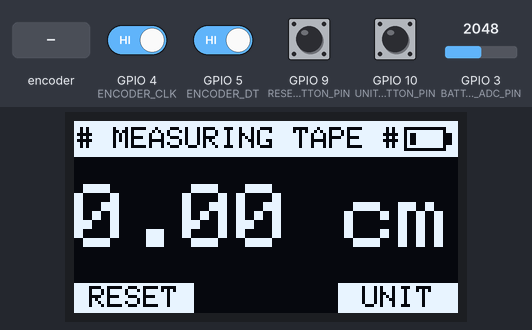
Recording of a sketch running on a simulated ESP32-C3. Shown: 128×64 one-colour display. The test bench sets the inputs (shaded band); at power-on: GPIO 4 (ENCODER_CLK), GPIO 5 (ENCODER_DT), GPIO 9 (RESET_BUTTON_PIN), GPIO 10 (UNIT_BUTTON_PIN) HIGH, GPIO 3 (BATTERY_ADC_PIN) = 2048 (analog values on the 0–4095 scale). What the sketch prints to the serial monitor is not drawn.

Above: at 4.0 s.
4.1 s: GPIO 10 (UNIT_BUTTON_PIN) pulled LOW for 1 s
At 6.0 s:
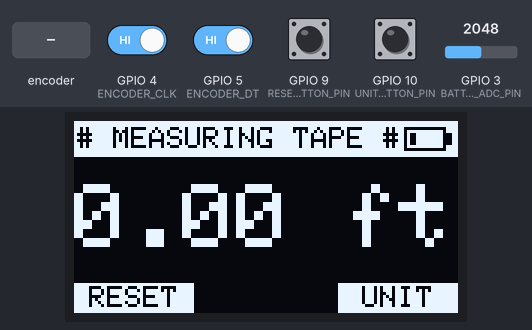
6.6 s: GPIO 9 (RESET_BUTTON_PIN) pulled LOW for 3.2 s
At 9.75 s:
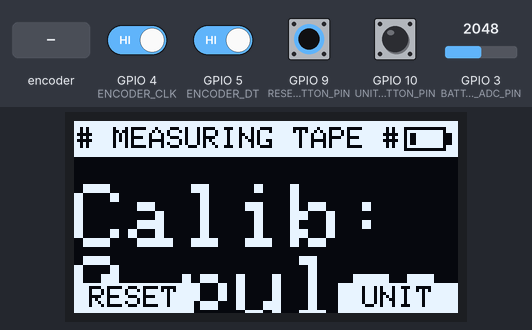
11.3 s: rotary encoder on GPIO 4 (ENCODER_CLK) / GPIO 5 (ENCODER_DT) turned 3 steps (first pin leading)
At 12.1 s:
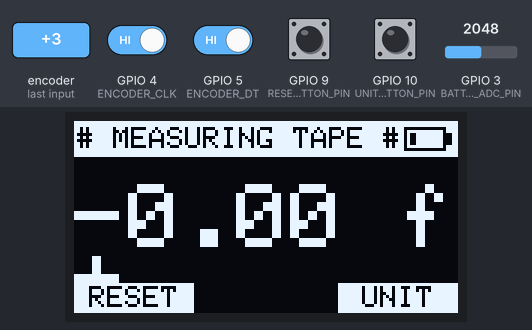
13.4 s: GPIO 3 (BATTERY_ADC_PIN) set to 2866
At 14.6 s:
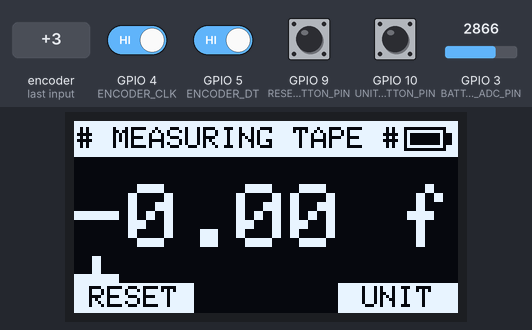
14.9 s: GPIO 9 (RESET_BUTTON_PIN) pulled LOW for 0.15 s
At 16.3 s:
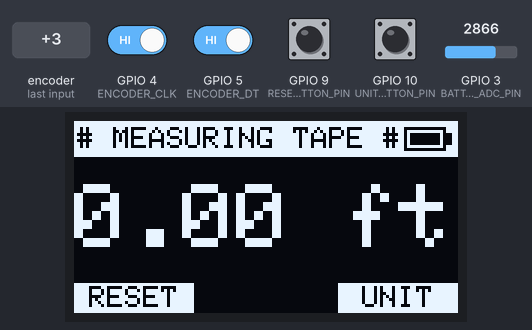
16.6 s: GPIO 10 (UNIT_BUTTON_PIN) pulled LOW for 0.15 s
At 17.4 s:
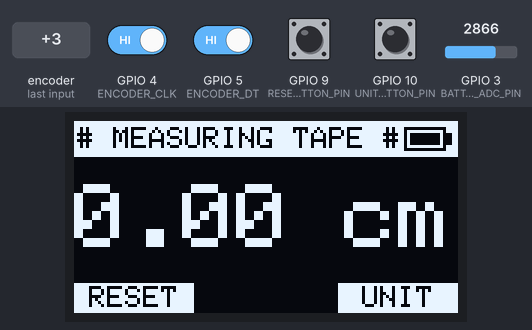
Timing chart, 0 to 19.2 s (numbered marks = the images above; inputs shaded):
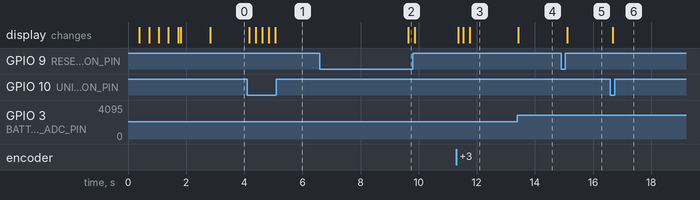

The sketch:

final2.ino
```cpp
#include <Wire.h>
#include <Adafruit_GFX.h>
#include <Adafruit_SSD1306.h>

// OLED config
#define SCREEN_WIDTH 128
#define SCREEN_HEIGHT 64
#define OLED_RESET    -1
Adafruit_SSD1306 display(SCREEN_WIDTH, SCREEN_HEIGHT, &Wire, OLED_RESET);

// Encoder pins (3-pin encoder)
#define ENCODER_CLK 4
#define ENCODER_DT  5

// Push buttons
#define RESET_BUTTON_PIN 9
#define UNIT_BUTTON_PIN 10

// ADC pin for battery voltage measurement
#define BATTERY_ADC_PIN 3

// Resistor values for voltage divider
const float R1 = 100000.0; // resistor connected to battery +
const float R2 = 100000.0; // resistor connected to GND

// Measurement variables
volatile int encoderPos = 0;
float measurement = 0.0; // cm based
int lastClkState;

// Units enum
enum Unit { CM, METER, FOOT };
Unit currentUnit = CM;

// Debounce
unsigned long lastResetPress = 0;
unsigned long lastUnitPress = 0;
const unsigned long debounceDelay = 200;

// Calibration variables
bool calibrationMode = false;
unsigned long resetButtonHoldStart = 0;
const unsigned long holdThreshold = 3000; // 3 seconds hold for calibration start

// Distance per pulse, default guess value (will be calibrated)
float DIST_PER_PULSE = 0.01; // cm per pulse, adjust with calibration

void setup() {
  Serial.begin(115200);

  // Encoder setup
  pinMode(ENCODER_CLK, INPUT_PULLUP);
  pinMode(ENCODER_DT, INPUT_PULLUP);
  lastClkState = digitalRead(ENCODER_CLK);

  // Buttons setup
  pinMode(RESET_BUTTON_PIN, INPUT_PULLUP);
  pinMode(UNIT_BUTTON_PIN, INPUT_PULLUP);

  // ADC pin setup
  analogReadResolution(12); // 12-bit ADC for ESP32-C3

  // OLED setup
  Wire.begin(6, 7); // SDA, SCL for ESP32-C3
  if (!display.begin(SSD1306_SWITCHCAPVCC, 0x3C)) {
    Serial.println("SSD1306 allocation failed");
    for (;;);
  }

  display.clearDisplay();
  display.setTextColor(SSD1306_WHITE);

  showSplashScreen();
}

void loop() {
  readEncoder();
  handleButtons();
  displayMeasurement();
  delay(30);
}

// Splash screen
void showSplashScreen() {
  display.clearDisplay();
  display.fillScreen(SSD1306_WHITE);

  display.setTextColor(SSD1306_BLACK);
  display.setTextSize(4);

  const char* text = "UDxxx";
  int16_t x1, y1;
  uint16_t w, h;
  display.getTextBounds(text, 0, 30, &x1, &y1, &w, &h);

  int targetX = (SCREEN_WIDTH - w) / 2;
  int yPos = (SCREEN_HEIGHT - h) / 2;

  for (int x = SCREEN_WIDTH; x >= targetX; x -= 4) {
    display.clearDisplay();
    display.fillScreen(SSD1306_WHITE);
    display.setCursor(x, yPos);
    display.print(text);
    display.display();
    delay(30);
  }

  delay(1000);
}

// Read rotary encoder
void readEncoder() {
  int clkState = digitalRead(ENCODER_CLK);
  if (clkState != lastClkState && clkState == LOW) {
    if (digitalRead(ENCODER_DT) != clkState) {
      encoderPos++;
    } else {
      encoderPos--;
    }
  }
  lastClkState = clkState;

  if (!calibrationMode) {
    measurement = encoderPos * DIST_PER_PULSE;
  } else {
    // In calibration mode, measurement is pulses count for calibration
    measurement = abs(encoderPos); // count pulses absolute (no negative)
  }
}

// Handle push buttons and calibration mode
void handleButtons() {
  unsigned long currentMillis = millis();

  // Detect long press on Reset button to enter calibration
  if (digitalRead(RESET_BUTTON_PIN) == LOW) {
    if (resetButtonHoldStart == 0) resetButtonHoldStart = currentMillis;
    else if (!calibrationMode && currentMillis - resetButtonHoldStart > holdThreshold) {
      calibrationMode = true;
      encoderPos = 0; // reset pulses count
      Serial.println("Entered calibration mode! Roll exactly 100cm then press RESET again.");
      resetButtonHoldStart = currentMillis; // prevent repeated triggers
    }
  } else {
    if (resetButtonHoldStart != 0) {
      // Button released
      if (calibrationMode) {
        // Finish calibration: calculate DIST_PER_PULSE
        if (encoderPos > 0) {
          DIST_PER_PULSE = 100.0 / (float)abs(encoderPos); // 100 cm / pulses
          Serial.print("Calibration done! DIST_PER_PULSE = ");
          Serial.println(DIST_PER_PULSE, 6);
        }
        calibrationMode = false;
        encoderPos = 0;
      } else {
        // Normal reset
        if (currentMillis - lastResetPress > debounceDelay) {
          encoderPos = 0;
          measurement = 0.0;
          Serial.println("Measurement reset");
          lastResetPress = currentMillis;
        }
      }
      resetButtonHoldStart = 0;
    }
  }

  // Unit button change
  if (digitalRead(UNIT_BUTTON_PIN) == LOW) {
    if (currentMillis - lastUnitPress > debounceDelay) {
      if (currentUnit == FOOT) currentUnit = CM;
      else currentUnit = (Unit)((int)currentUnit + 1);

      Serial.print("Unit changed to: ");
      Serial.println(getUnitName());
      lastUnitPress = currentMillis;
    }
  }
}

// Read battery voltage through ADC pin and convert to real voltage
float readBatteryVoltage() {
  int adcRaw = analogRead(BATTERY_ADC_PIN);
  float voltageAtPin = (adcRaw / 4095.0) * 3.3;  // 12-bit ADC
  float batteryVoltage = voltageAtPin * ((R1 + R2) / R2);
  return batteryVoltage;
}

// Convert battery voltage to percentage (3.0V to 4.2V LiPo)
int voltageToPercent(float voltage) {
  if (voltage >= 4.2) return 100;
  else if (voltage <= 3.0) return 0;
  else return (int)((voltage - 3.0) * 100 / (4.2 - 3.0));
}

// Display screen
void displayMeasurement() {
  display.clearDisplay();

  // Header background
  display.fillRect(0, 0, SCREEN_WIDTH, 12, SSD1306_WHITE);

  // UD TAPE title (moved left)
  display.setTextColor(SSD1306_BLACK, SSD1306_WHITE);
  display.setTextSize(1);
  display.setCursor(1, 2);
  display.print("# MEASURING TAPE #");

  // Read and show real battery voltage and percentage
  float battVoltage = readBatteryVoltage();
  int battPercent = voltageToPercent(battVoltage);
  drawBatteryIcon(SCREEN_WIDTH - 18, 2, battPercent);

  // Measurement text
  display.setTextColor(SSD1306_WHITE);
  display.setTextSize(3);
  display.setCursor(0, 21);

  float displayValue = measurement;
  const char* unitStr = "cm";

  if (calibrationMode) {
    display.print("Calib: ");
    display.print((int)measurement);
    display.print(" pulses");
  } else {
    switch (currentUnit) {
      case CM:
        unitStr = "cm";
        break;
      case METER:
        displayValue = measurement / 100.0;
        unitStr = "m";
        break;
      case FOOT:
        displayValue = measurement * 0.0328084;
        unitStr = "ft";
        break;
    }
    display.print(displayValue, 2);
    display.print(" ");
    display.print(unitStr);
  }

  // Bottom buttons
  drawButton(0, SCREEN_HEIGHT - 10, 40, 10, "RESET");
  drawButton(SCREEN_WIDTH - 40, SCREEN_HEIGHT - 10, 40, 10, "UNIT");

  display.display();
}

// Draw battery icon with fill percentage
void drawBatteryIcon(int x, int y, int fillPercent) {
  int w = 14;
  int h = 8;
  display.drawRect(x, y, w, h, SSD1306_BLACK);
  display.fillRect(x + w, y + 2, 2, h - 4, SSD1306_BLACK);
  int fillWidth = (w - 4) * fillPercent / 100;
  fillWidth = constrain(fillWidth, 0, w - 4);
  display.fillRect(x + 2, y + 2, fillWidth, h - 4, SSD1306_BLACK);
}

// Draw white box with label
void drawButton(int x, int y, int w, int h, const char* label) {
  display.fillRect(x, y, w, h, SSD1306_WHITE);
  display.setTextColor(SSD1306_BLACK);
  display.setTextSize(1);
  int16_t x1, y1;
  uint16_t tw, th;
  display.getTextBounds(label, 0, 0, &x1, &y1, &tw, &th);
  int textX = x + (w - tw) / 2;
  int textY = y + (h - th) / 2;
  display.setCursor(textX, textY);
  display.print(label);
}

// Get unit name
const char* getUnitName() {
  switch (currentUnit) {
    case CM: return "cm";
    case METER: return "m";
    case FOOT: return "ft";
  }
  return "";
}
```

Measured:
- after the input at 4.1 s, the display: first changes after 0.07 s (image 1 shows a later state)
- after the input at 6.6 s, the display: changes after 3.0 s (image 2)
- after the input at 11.3 s, the display: changes after 0.07 s (image 3)
- after the input at 13.4 s, the display: changes at once (image 4)
- after the input at 14.9 s, the display: changes after 0.21 s (image 5)
- after the input at 16.6 s, the display: changes after 0.07 s (image 6)
